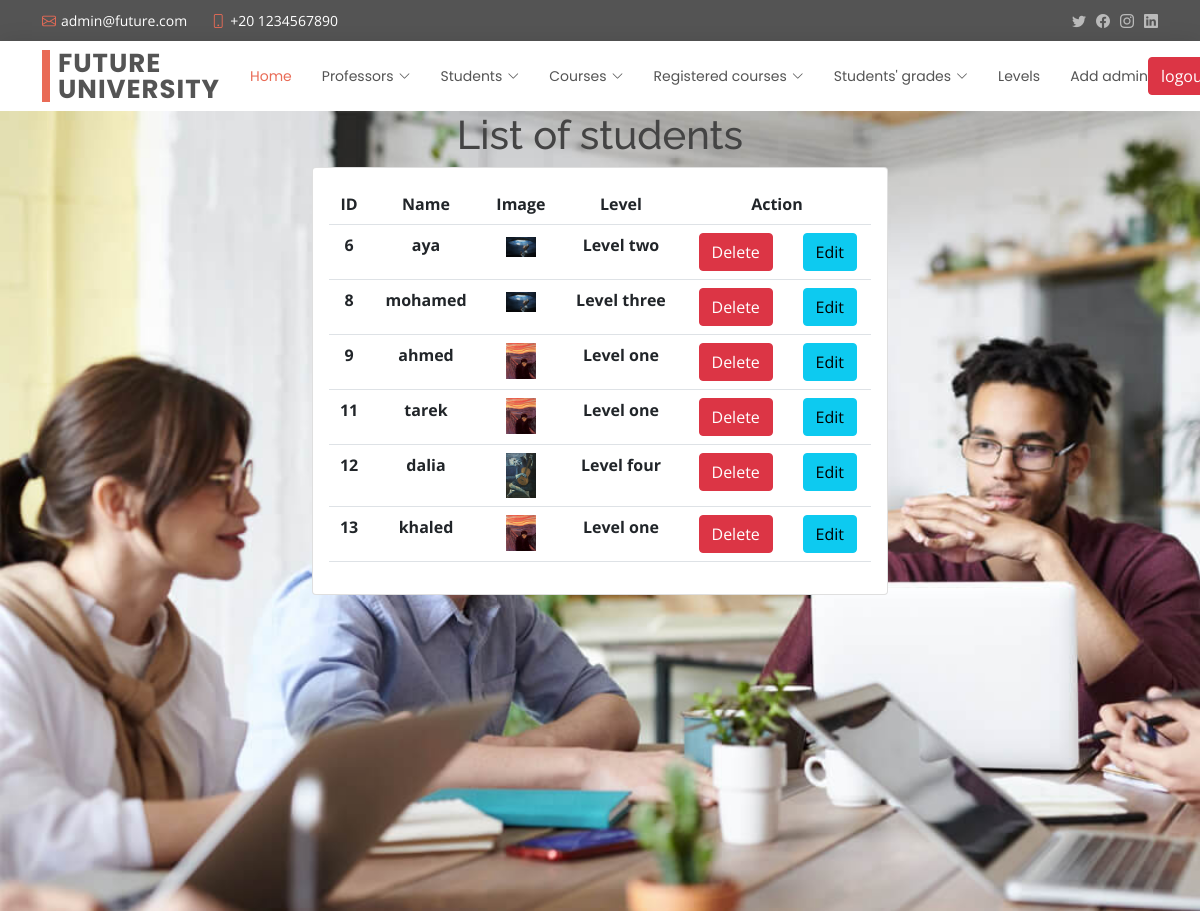
Screenshot of /students/list.php (signed in) with the database file from the repository.
### tables this page shows
CREATE TABLE `students` (
  `id` int(11) NOT NULL,
  `name` varchar(222) NOT NULL,
  `image` varchar(222) NOT NULL,
  `levelId` int(11) NOT NULL
);

CREATE TABLE `levels` (
  `id` int(11) NOT NULL,
  `year` varchar(222) NOT NULL
);

### students/list.php (the view, shortened to what this page needs)
<?php ob_start();
include '../shared/header.php';
include '../shared/nav.php';
include '../general/config.php';
$select = "SELECT students.id, students.levelId, name, image, year FROM `students` JOIN levels ON students.levelId = levels.id";
$s = mysqli_query($conn, $select);
?>
<link rel="stylesheet" href="./prof.css">
<div class="parent">
<h1 class="text-center">List of students</h1>
<div class="container col-md-6 text-center">
        <div class="card">
            <div class="card-body">
                <table class="table">
                    <tr>
                        <th>ID</th>
                        <th>Name</th>
                        <th>Image</th>
                        <th>Level</th>
                        <th colspan="2">Action</th>
                    </tr>
                    <?php foreach($s as $data) {?>
                    <tr>
                        <th><?php echo $data['id']?></th>
                        <th><?php echo $data['name']?></th>
                        <th><img width="30" src="../upload/<?php echo $data['image']?>" alt=""></th>
                        <th><?php echo $data['year']?></th>
                        <th><a href="/university/students/list.php?delete=<?php echo $data['id'] ?>" class="btn btn-danger">Delete</a></th>
                        <th><a href="/university/students/add.php?edit=<?php echo $data['id'] ?>" class="btn btn-info">Edit</a></th>
                    </tr>
                    <?php }?>
                </table>
            </div>
        </div>
</div>
</div>
<?php include '../shared/script.php'?>

### shared/header.php (shortened to what this page needs)
<!DOCTYPE html>
<html lang="en">
<head>
  <link href="/university/assets/vendor/animate.css/animate.min.css" rel="stylesheet">
  <link href="/university/assets/vendor/bootstrap/css/bootstrap.min.css" rel="stylesheet">
  <link href="/university/assets/vendor/bootstrap-icons/bootstrap-icons.css" rel="stylesheet">
  <link href="/university/assets/vendor/boxicons/css/boxicons.min.css" rel="stylesheet">
  <link href="/university/assets/vendor/glightbox/css/glightbox.min.css" rel="stylesheet">
  <link href="/university/assets/vendor/swiper/swiper-bundle.min.css" rel="stylesheet">
  <link href="/university/assets/css/style.css" rel="stylesheet">
</head>
<body>

### shared/nav.php (shortened to what this page needs)
<section id="topbar" class="d-flex align-items-center">
    <div class="container d-flex justify-content-center justify-content-md-between">
      <div class="contact-info d-flex align-items-center">
        <i class="bi bi-envelope d-flex align-items-center"><a href="mailto:contact@example.com">admin@future.com</a></i>
        <i class="bi bi-phone d-flex align-items-center ms-4"><span>+20 1234567890</span></i>
      </div>
      <div class="social-links d-none d-md-flex align-items-center">
        <a href="#" class="twitter"><i class="bi bi-twitter"></i></a>
        <a href="#" class="facebook"><i class="bi bi-facebook"></i></a>
        <a href="#" class="instagram"><i class="bi bi-instagram"></i></a>
        <a href="#" class="linkedin"><i class="bi bi-linkedin"></i></i></a>
      </div>
    </div>
  </section>
<header id="header" class="d-flex align-items-center">
    <div class="container d-flex justify-content-between align-items-center">
      <div class="logo">
        <h1><a href="index.html">FUTURE university</a></h1>
      </div>
      <nav id="navbar" class="navbar">
        <ul>
          <?php if(isset($_SESSION['admin'])):?>
          <li><a class="active" href="/university/index.php">Home</a></li>
          <li class="dropdown"><a href="#"><span>Professors</span> <i class="bi bi-chevron-down"></i></a>
          </li>
          <li class="dropdown"><a href="#"><span>Students</span> <i class="bi bi-chevron-down"></i></a>
          </li>
          <li class="dropdown"><a href="#"><span>Courses</span> <i class="bi bi-chevron-down"></i></a>
          </li>
          <li class="dropdown"><a href="#"><span>Registered courses</span> <i class="bi bi-chevron-down"></i></a>
          </li>
          <li class="dropdown"><a href="#"><span>Students' grades</span> <i class="bi bi-chevron-down"></i></a>
          </li>
          <li><a href="/university/levels/list.php">Levels</a></li>
          <li><a href="/university/admin/add.php">Add admin</a></li>
          <form><button class="btn btn-danger" name="logout">logout</button></form>
          <?php else: ?>
          <li><a href="/university/admin/login.php">login</a></li>
          <?php endif;?>
        </ul>
      </nav>
    </div>
  </header>

### shared/script.php (shortened to what this page needs)
</body>
</html>

### assets/css/style.css (style rules this page uses)
body { font-family: "Open Sans", sans-serif; color: #444444; }
a { color: #e96b56; text-decoration: none; }
h1, h2, h3, h4, h5, h6 { font-family: "Raleway", sans-serif; }
#topbar { background: #545454; padding: 10px 0; font-size: 14px; }
#topbar .contact-info i { font-style: normal; color: #e96b56; }
#topbar .contact-info i a, #topbar .contact-info i span { padding-left: 5px; color: #fff; }
#topbar .contact-info i a { line-height: 0; transition: 0.3s; }
#topbar .social-links a { color: #bababa; line-height: 0; transition: 0.3s; margin-left: 10px; }
#header { height: 70px; transition: all 0.5s; z-index: 997; transition: all 0.5s; background: #fff; box-shadow: 0px 0px 20px 0px rgba(0, 0, 0, 0.1); }
#header .logo h1 { font-size: 26px; padding: 0 0 0 8px; margin: 11px 0; line-height: 1; font-weight: 700; letter-spacing: 1px; text-transform: uppercase; font-family: "Poppins", sans-serif; border-left: 8px solid #e96b56; }
#header .logo h1 a, #header .logo h1 a:hover { color: #545454; text-decoration: none; }
.navbar { padding: 0; }
.navbar ul { margin: 0; padding: 0; display: flex; list-style: none; align-items: center; }
.navbar li { position: relative; }
.navbar a, .navbar a:focus { display: flex; align-items: center; justify-content: space-between; padding: 10px 0 10px 30px; font-family: "Poppins", sans-serif; font-size: 14px; color: #545454; white-space: nowrap; transition: 0.3s; }
.navbar a i, .navbar a:focus i { font-size: 12px; line-height: 0; margin-left: 5px; }
.navbar a:hover, .navbar .active, .navbar .active:focus, .navbar li:hover > a { color: #e96b56; }
section { padding: 0 0 80px 0; }

### students/prof.css (style rules this page uses)
.parent { background-image: url("../assets/img/about.jpg"); background-size: 100%; height: 100vh; width: 100%; }

### rows the page displays
students: id "6", name "aya", image (picture), levelId.year "Level two"
students: id "8", name "mohamed", image (picture), levelId.year "Level three"
students: id "9", name "ahmed", image (picture), levelId.year "Level one"
students: id "11", name "tarek", image (picture), levelId.year "Level one"
students: id "12", name "dalia", image (picture), levelId.year "Level four"
students: id "13", name "khaled", image (picture), levelId.year "Level one"
